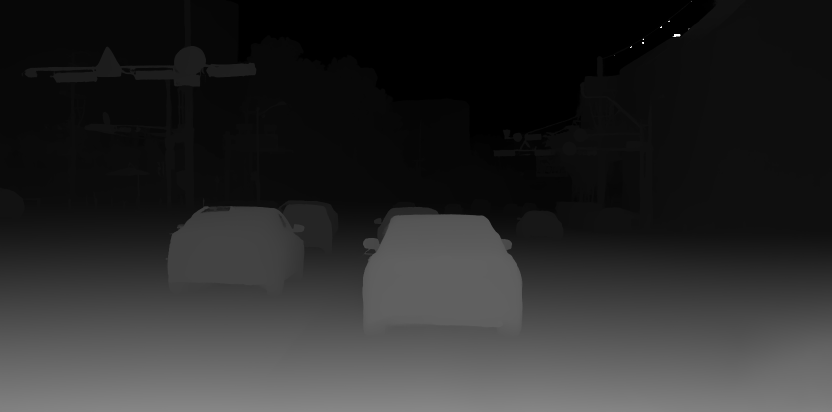
#> input picture data/disparity.png, 1664 x 824 px (shown at 1/2 size)
$ jupyter execute --allow-errors stereo_matching.ipynb
#> lines starting #> are read from the running program, lines starting #| are printed output that depends on the picture
[cell 1]
import cv2
import numpy as np

[cell 2]
K = np.array([
    [1835,    0,    832, 0],
    [   0, 1835,    412, 0],
    [   0,    0,      1, 0],
    [   0,    0,      0, 1],
])
Tx = 0.5

disp = cv2.imread('data/disparity.png', 0)
#> disp is the input picture: shape (824, 1664); min 0, max 255, mean 41.9
depth = K[0,0] * Tx / (disp + 1e-6)
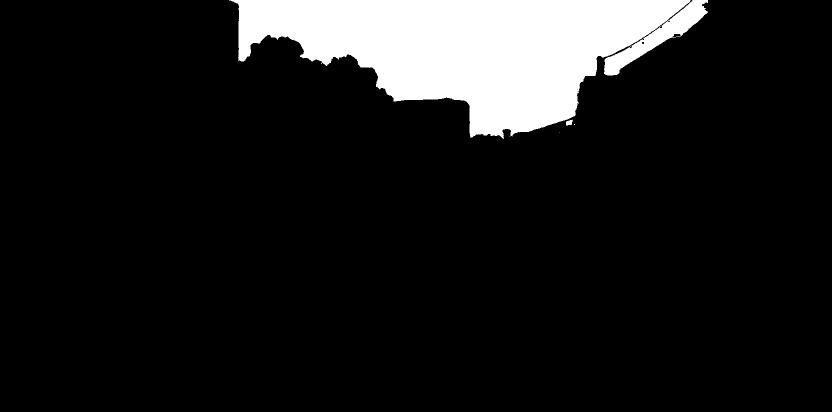
#> depth: shape (824, 1664) float64 (shown at 1/2 size); min 3.6, max 917500000, mean 99425503.1; drawn with min black and max white

[cell 3]
rows, cols = depth.shape
#> rows = 824; cols = 1664
c, r = np.meshgrid(np.arange(cols), np.arange(rows))
pts = np.stack([r, c, np.ones_like(c), np.ones_like(c)]).reshape(4, -1)
D = depth.reshape(-1)

pts_3d = D * np.dot(np.linalg.inv(K), pts)


$ run again, with data/test.png copied over data/disparity.png
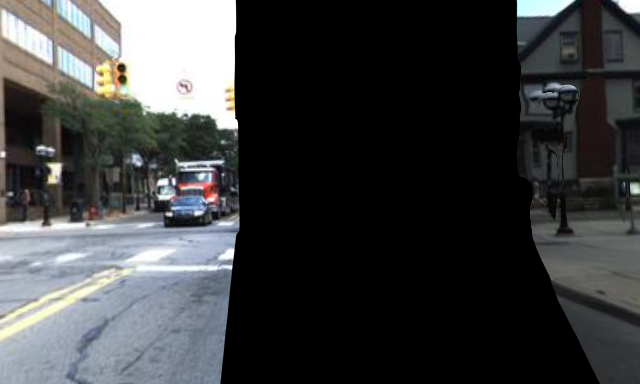
#> input picture data/test.png, 640 x 384 px
#> `disp = cv2.imread('data/disparity.png', 0)`:
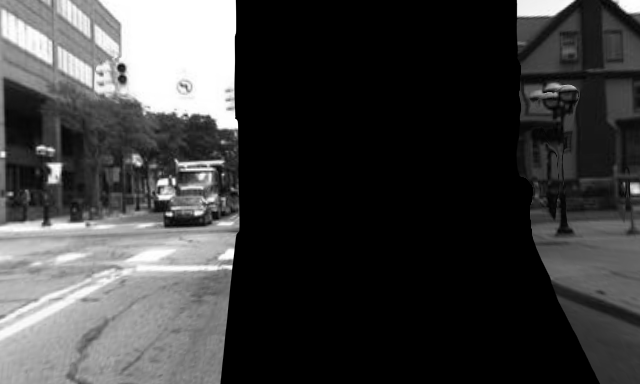
#> disp: shape (384, 640); min 0, max 255, mean 62.3
#> `depth = K[0,0] * Tx / (disp + 1e-6)`:
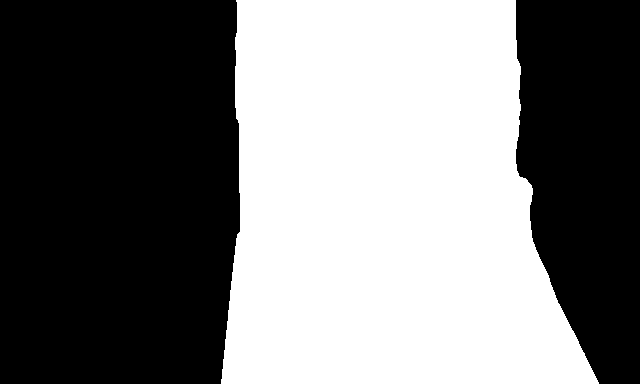
#> depth: shape (384, 640) float64; min 3.6, max 917500000, mean 435200244.5; drawn with min black and max white

$ run again, with data/CAM_LEFT.jpg saved as data/disparity.png
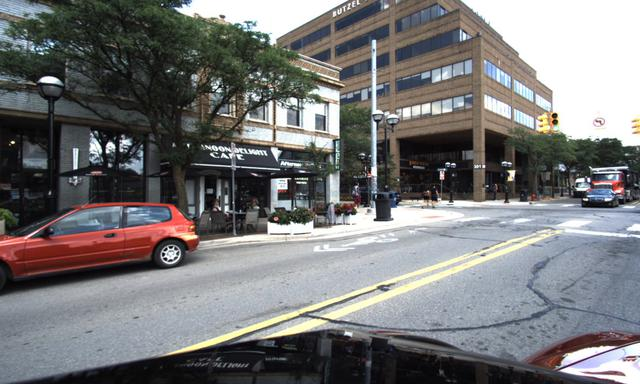
#> input picture data/CAM_LEFT.jpg, 640 x 384 px
#> `disp = cv2.imread('data/disparity.png', 0)`:
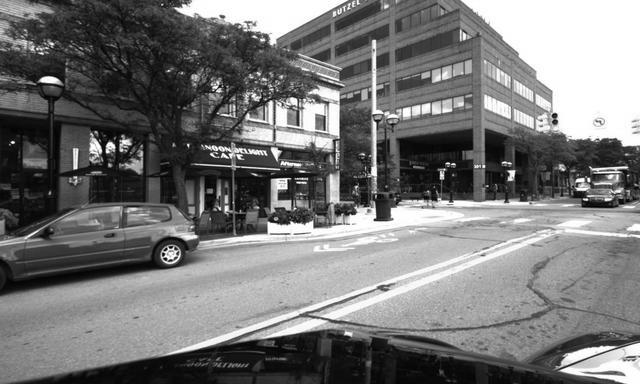
#> disp: shape (384, 640); min 0, max 255, mean 118.5
